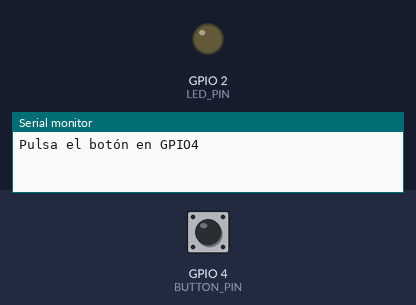
The sketch below on a simulated ESP32. Parts: output pins drawn as LEDs (lit = HIGH), the last lines printed to the serial monitor. The inputs (shaded band) are chosen by the test bench; at power-on: GPIO 4 (BUTTON_PIN) HIGH.

Above: at 1.2 s.
1.3 s: GPIO 4 (BUTTON_PIN) pulled LOW for 0.15 s
At 1.7 s:
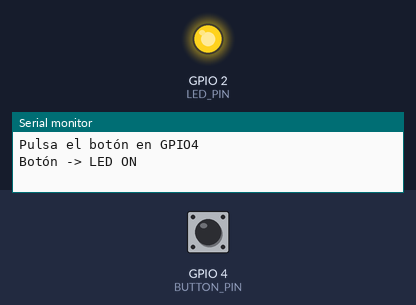
2.9 s: GPIO 4 (BUTTON_PIN) pulled LOW for 1 s
At 4.1 s:
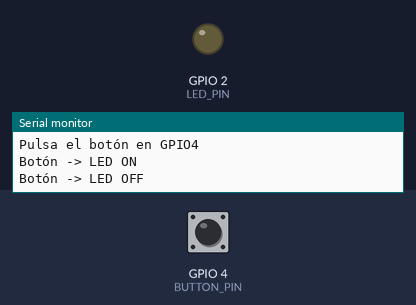
5.4 s: GPIO 4 (BUTTON_PIN) pulled LOW for 3.2 s
At 6.0 s:
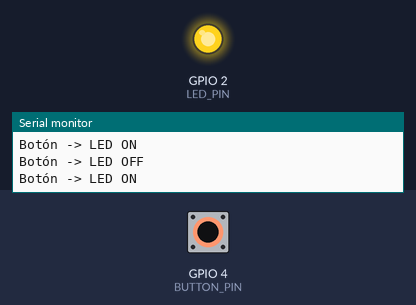
Timing chart, 0 to 8.4 s (numbered marks = the images above; inputs shaded):
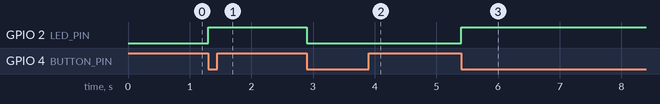

The sketch:

sketch.ino
```cpp
// Pulsador con interrupción — ESP32 Studio
const int BUTTON_PIN = 4;
const int LED_PIN = 2;

volatile bool pressed = false;
volatile unsigned long lastIsr = 0;

void IRAM_ATTR onButton() {
  unsigned long now = millis();
  if (now - lastIsr > 200) {  // antirrebote
    pressed = true;
    lastIsr = now;
  }
}

void setup() {
  Serial.begin(115200);
  pinMode(LED_PIN, OUTPUT);
  pinMode(BUTTON_PIN, INPUT_PULLUP);
  attachInterrupt(digitalPinToInterrupt(BUTTON_PIN), onButton, FALLING);
  Serial.println("Pulsa el botón en GPIO4");
}

void loop() {
  if (pressed) {
    pressed = false;
    bool state = !digitalRead(LED_PIN);
    digitalWrite(LED_PIN, state);
    Serial.printf("Botón -> LED %s\n", state ? "ON" : "OFF");
  }
}
```

Measured:
- after the input at 1.3 s, GPIO 2 (LED_PIN): LOW → HIGH at once
- after the input at 2.9 s, GPIO 2 (LED_PIN): HIGH → LOW at once
- after the input at 5.4 s, GPIO 2 (LED_PIN): LOW → HIGH at once
